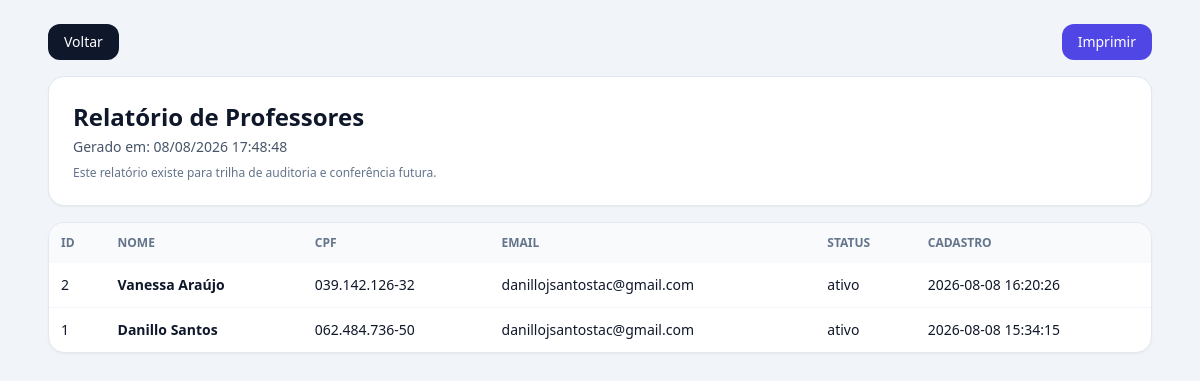
Page /relatorio/professores (signed in) on the committed database.
### tables this page shows
CREATE TABLE professores (
                    id INTEGER PRIMARY KEY AUTOINCREMENT,
                    nome TEXT NOT NULL,
                    cpf TEXT UNIQUE NOT NULL,
                    email TEXT NOT NULL,
                    senha TEXT,
                    telefone TEXT,
                    especialidade TEXT NOT NULL,
                    disciplinas TEXT,
                    data_nascimento TEXT,
                    genero TEXT,
                    data_admissao TEXT,
                    salario REAL,
                    endereco TEXT,
                    cidade TEXT,
                    estado TEXT,
                    status TEXT DEFAULT 'ativo',
                    data_cadastro TIMESTAMP DEFAULT CURRENT_TIMESTAMP
                );

### app.py (the view)
@app.route('/relatorio/<tipo>')
def relatorio(tipo):
    if not usuario_logado():
        return redirect(url_for('login'))
    if tipo not in ('alunos', 'professores', 'colaboradores', 'auditoria', 'reconhecimento'):
        definir_mensagem('erro', 'Tipo de relatório inválido.')
        return redirect(url_for('dashboard'))
    if tipo == 'auditoria':
        registros = db.buscar_logs_auditoria()
    elif tipo == 'reconhecimento':
        registros = db.buscar_relatorio_reconhecimento()
    else:
        registros = db.buscar_registros_com_inativos(tipo)
    return render_template('relatorio.html', tipo=tipo, registros=registros, gerado_em=datetime.now())

### app.py (called while the page is built)
def usuario_logado():
    return session.get('usuario_logado', False)

### gerenciador_escola.py (called while the page is built)
    def conectar(self):
        conn = sqlite3.connect(self.db_name)
        conn.row_factory = sqlite3.Row
        return conn

    def buscar_registros_com_inativos(self, tabela):
        with self.conectar() as conn:
            return [dict(row) for row in conn.execute(f"SELECT * FROM {tabela} ORDER BY id DESC").fetchall()]

### templates/relatorio.html (shortened to what this page needs)
<!DOCTYPE html>
<html lang="pt-BR">
<head>
    <script src="https://cdn.tailwindcss.com"></script>
</head>
<body class="bg-slate-100 text-slate-900 font-sans">
    <div class="max-w-6xl mx-auto p-6 space-y-4">
        <div class="flex items-center justify-between nao-imprimir">
            <a href="/dashboard" class="px-4 py-2 rounded-xl bg-slate-900 text-white text-sm">Voltar</a>
            <button onclick="window.print()" class="px-4 py-2 rounded-xl bg-indigo-600 text-white text-sm">Imprimir</button>
        </div>
        <header class="bg-white border border-slate-200 rounded-2xl p-6 shadow-sm">
            <h1 class="text-2xl font-bold">Relatório de {{ tipo|capitalize }}</h1>
            <p class="text-sm text-slate-600 mt-1">Gerado em: {{ gerado_em.strftime('%d/%m/%Y %H:%M:%S') }}</p>
            <p class="text-xs text-slate-500 mt-2">Este relatório existe para trilha de auditoria e conferência futura.</p>
        </header>
        <section class="bg-white border border-slate-200 rounded-2xl shadow-sm overflow-x-auto">
            {% if tipo == 'auditoria' %}
            <table class="min-w-full text-left text-sm">
                <thead class="bg-slate-50 text-xs uppercase text-slate-500">
                    <tr>
                        <th class="p-3">Data</th>
                        <th class="p-3">Ação</th>
                        <th class="p-3">Entidade</th>
                        <th class="p-3">ID</th>
                        <th class="p-3">Usuário</th>
                        <th class="p-3">Detalhes</th>
                    </tr>
                </thead>
                <tbody class="divide-y divide-slate-100">
                    {% for r in registros %}
                    <tr>
                        <td class="p-3">{{ r.data_evento }}</td>
                        <td class="p-3 font-semibold">{{ r.acao }}</td>
                        <td class="p-3">{{ r.entidade }}</td>
                        <td class="p-3">{{ r.entidade_id or '-' }}</td>
                        <td class="p-3">{{ r.usuario }}</td>
                        <td class="p-3">{{ r.detalhes or '-' }}</td>
                    </tr>
                    {% else %}
                    <tr><td colspan="6" class="p-6 text-center text-slate-400">Nenhum evento de auditoria encontrado.</td></tr>
                    {% endfor %}
                </tbody>
            </table>
            {% else %}
            <table class="min-w-full text-left text-sm">
                <thead class="bg-slate-50 text-xs uppercase text-slate-500">
                    <tr>
                        <th class="p-3">ID</th>
                        <th class="p-3">Nome</th>
                        <th class="p-3">CPF</th>
                        <th class="p-3">Email</th>
                        <th class="p-3">Status</th>
                        <th class="p-3">Cadastro</th>
                    </tr>
                </thead>
                <tbody class="divide-y divide-slate-100">
                    {% for r in registros %}
                    <tr>
                        <td class="p-3">{{ r.id }}</td>
                        <td class="p-3 font-semibold">{{ r.nome or '-' }}</td>
                        <td class="p-3">{{ r.cpf or '-' }}</td>
                        <td class="p-3">{{ r.email or '-' }}</td>
                        <td class="p-3">{{ r.status or '-' }}</td>
                        <td class="p-3">{{ r.data_cadastro or '-' }}</td>
                    </tr>
                    {% else %}
                    <tr><td colspan="6" class="p-6 text-center text-slate-400">Nenhum registro encontrado.</td></tr>
                    {% endfor %}
                </tbody>
            </table>
            {% endif %}
        </section>
    </div>
</body>
</html>

### rows in the picture
professores: id "2", nome "Vanessa Araújo", cpf "039.142.126-32", email "danillojsantostac@gmail.com", status "ativo", data_cadastro "2026-08-08 16:20:26"
professores: id "1", nome "Danillo Santos", cpf "062.484.736-50", email "danillojsantostac@gmail.com", status "ativo", data_cadastro "2026-08-08 15:34:15"

### other values in the picture
{{ tipo|capitalize }} "Professores"
